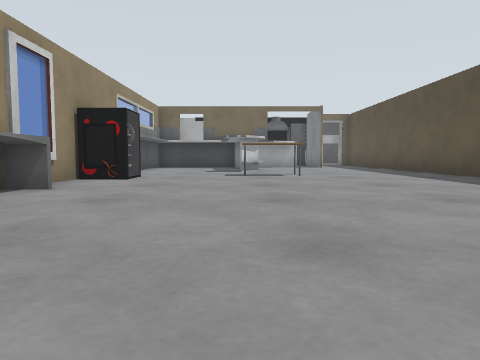
View 1 (above)

12 first-person views from a walk through a world built for the Gazebo simulator. The camera is 0.5 m above the floor, tilts 4° down and sees 70° across. The floor is counted in squares, 1 m on a side. Each view is taken from the middle of a square. On the plan, view 1 faces up. The plan holds only what a view shows up to about 9 squares ahead; the rest is blank.

View 2
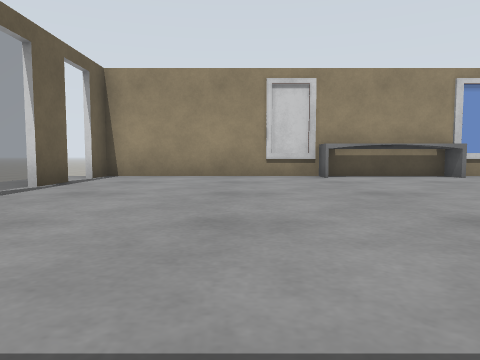

View 3
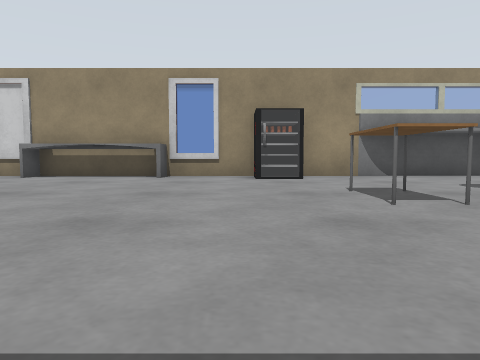

View 4
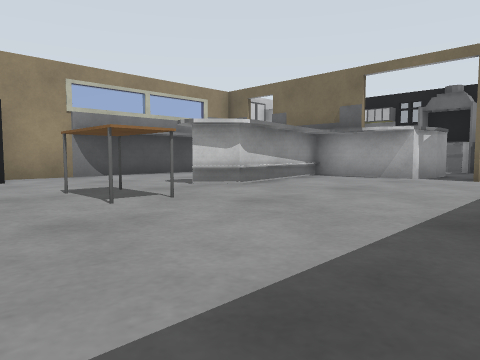

View 5
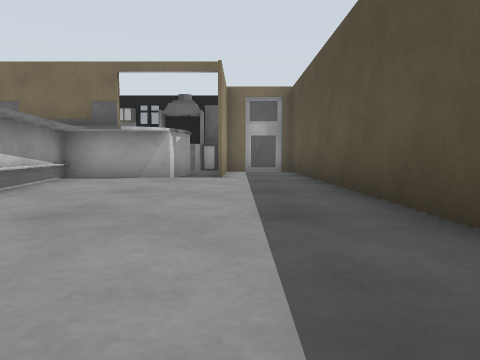

View 6
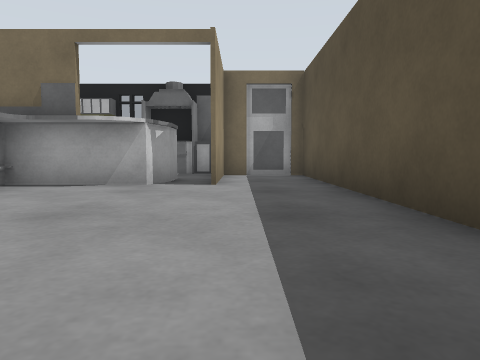

View 7
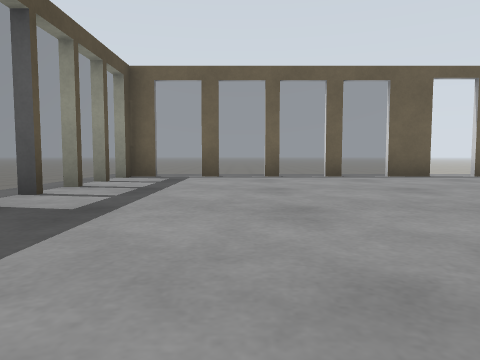

View 8
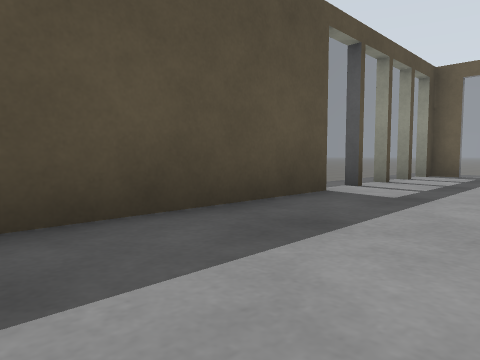

View 9
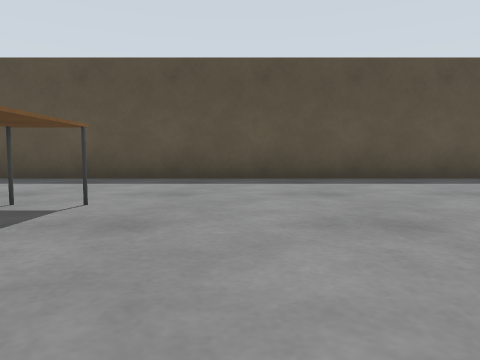

View 10
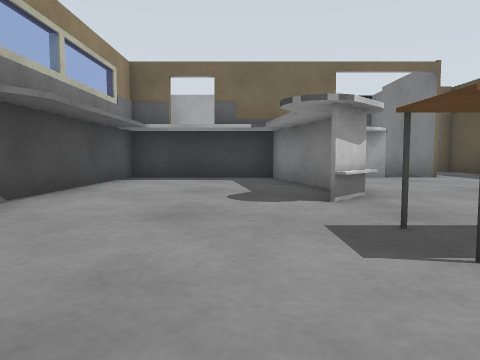

View 11
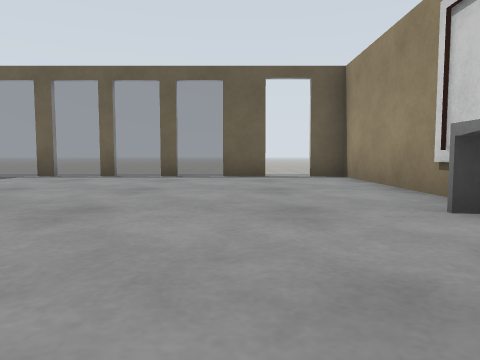

View 12
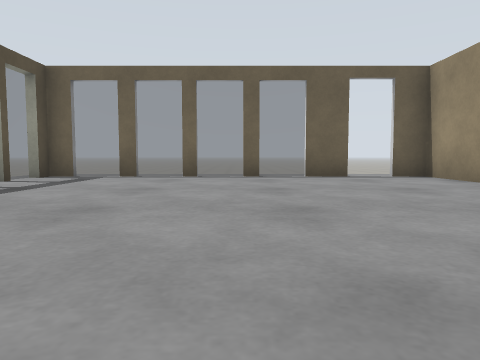

### Floor plan
Key: @ floor where view 1 was taken; # wall or solid block; . floor; = window, fence, low wall or low ledge; T table.
Columns run from 4 left of view 1 to 6 right of it. Each row starts with its distance up from view 1.
 18        ####
 17        #..#
 16       ##..#
 15  #######..#
 14  ####.....#
 13  #..#.....#
 12  #..#.....#
 11 ##..#.....#
 10 #.........#
  9 #...TT....#
  8 #=........#
  7 #.........#
  6 #.........#
  5 #=........#
  4  =........#
  3  =........#
  2 #=........#
  1 #.........=
  0 #...@.....=
 -1 #.........=
 -2 #.........=
 -3 ##.#======#
 -4  .........

Where each view was taken, in squares from view 1:
view 1: 0 up, 0 right, facing up
view 2: 0 up, 5 right, facing left
view 3: 7 up, 5 right, facing left
view 4: 7 up, 5 right, facing up-left
view 5: 7 up, 4 right, facing up
view 6: 9 up, 4 right, facing up
view 7: 5 up, 3 right, facing down
view 8: 6 up, 3 right, facing down-right
view 9: 7 up, 2 left, facing right
view 10: 7 up, 1 left, facing up
view 11: 5 up, 1 left, facing down
view 12: 5 up, 1 right, facing down
